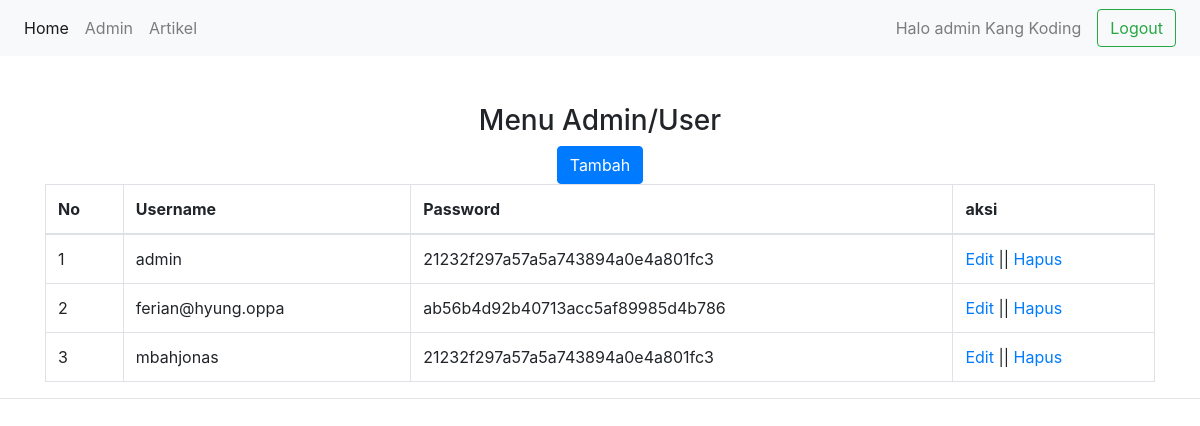
The app's page /Admin/index.php?menu=admin (signed in) with its own data.
### tables this page shows
CREATE TABLE `users` (
  `id` int(11) NOT NULL,
  `username` varchar(255) NOT NULL,
  `password` varchar(255) NOT NULL,
  `name` varchar(255) NOT NULL
);

### Admin/modul/admin/admin.php (the view, shortened to what this page needs)
<?php
if (empty($_SESSION['username']) AND empty($_SESSION['password'])) {
    echo "<link href='style.css' rel='stylesheet' type='text/css'>
 <center>Untuk mengakses modul, Anda harus login <br>";
    echo "<a href=../../index.php><b>LOGIN</b></a></center>";
} else {
    $link = "modul/admin/aksi_admin.php";
    switch (isset($_GET['act'])) {
            ?>
            <?php
            default:
            $query = mysqli_query($conn,"SELECT * FROM users") or die("Query error : " . $conn->error);
            ?>
            <div class="container">
            <center>
            <h3>Menu Admin/User</h3>
            <button type="button" class="btn btn-primary" onclick="location.href='?menu=admin&act=editor'">Tambah</button>
            </center>
                <table class="table table-bordered">
                <thead>
                    <tr>
                        <th>No</th>
                        <th>Username</th>
                        <th>Password</th>
                        <th>aksi</th>
                    </tr>
                </thead>
                <tbody>
                    <?php
                    $no = 1;
                    while ($row = mysqli_fetch_array($query)) {
                        echo '<tr><td>' . $no . '</td>
                        <td>' . $row[1] . '</td>
                        <td>' . $row[2] . '</td>
                        <td><a href="?menu=admin&act=editor&id=' . $row[0] . '">Edit </a>||
                            <a onclick="return confirm(\'Apakah anda yakin akan menghapus?\')"
                                href="' . $link . '?menu=modul&act=delete&id='. $row[0].'">Hapus</a>
                        </td></tr>';
                        $no++;
                    }
                    ?>
                </tbody>
            </table>
        </div>
            <?php
}
}
?>

### records on screen
users: username "admin", password "21232f297a57a5a743894a0e4a801fc3"
users: username "ferian@hyung.oppa", password "ab56b4d92b40713acc5af89985d4b786"
users: username "mbahjonas", password "21232f297a57a5a743894a0e4a801fc3"

### other values on screen
$_SESSION['name'] "Kang Koding"
